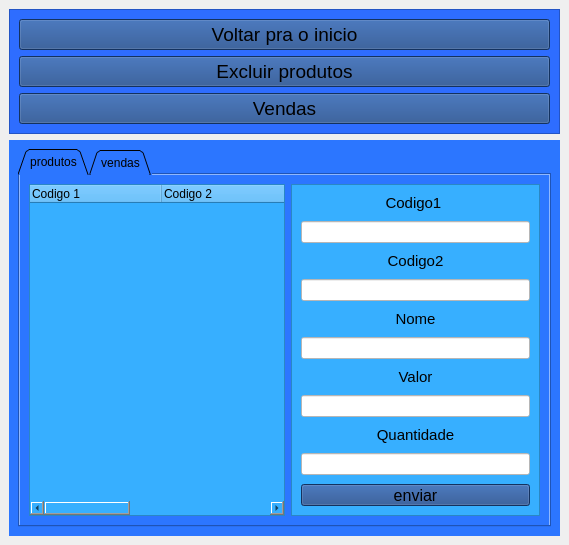
<?xml version="1.0" encoding="UTF-8"?>
<ui version="4.0">
 <class>MainWindow</class>
 <widget class="QMainWindow" name="MainWindow">
  <property name="geometry">
   <rect>
    <x>0</x>
    <y>0</y>
    <width>569</width>
    <height>526</height>
   </rect>
  </property>
  <property name="windowTitle">
   <string>Estoque</string>
  </property>
  <widget class="QWidget" name="centralwidget">
   <layout class="QVBoxLayout" name="verticalLayout">
    <item>
     <widget class="QFrame" name="nav_bar">
      <property name="styleSheet">
       <string notr="true">background-color: rgb(46, 109, 255); </string>
      </property>
      <property name="frameShape">
       <enum>QFrame::StyledPanel</enum>
      </property>
      <property name="frameShadow">
       <enum>QFrame::Raised</enum>
      </property>
      <layout class="QVBoxLayout" name="verticalLayout_2">
       <item>
        <widget class="QPushButton" name="inicio">
         <property name="font">
          <font>
           <pointsize>14</pointsize>
          </font>
         </property>
         <property name="styleSheet">
          <string notr="true">background-color: rgb(27, 70, 135);</string>
         </property>
         <property name="text">
          <string>Voltar pra o inicio</string>
         </property>
        </widget>
       </item>
       <item>
        <widget class="QPushButton" name="excluir_produtos">
         <property name="minimumSize">
          <size>
           <width>0</width>
           <height>0</height>
          </size>
         </property>
         <property name="maximumSize">
          <size>
           <width>16777215</width>
           <height>16777215</height>
          </size>
         </property>
         <property name="font">
          <font>
           <pointsize>14</pointsize>
          </font>
         </property>
         <property name="styleSheet">
          <string notr="true">background-color: rgb(27, 70, 135);</string>
         </property>
         <property name="text">
          <string>Excluir produtos</string>
         </property>
         <property name="iconSize">
          <size>
           <width>16</width>
           <height>16</height>
          </size>
         </property>
        </widget>
       </item>
       <item>
        <widget class="QPushButton" name="button_vendas">
         <property name="font">
          <font>
           <pointsize>14</pointsize>
          </font>
         </property>
         <property name="styleSheet">
          <string notr="true">background-color: rgb(27, 70, 135);</string>
         </property>
         <property name="text">
          <string>Vendas</string>
         </property>
        </widget>
       </item>
      </layout>
     </widget>
    </item>
    <item>
     <widget class="QStackedWidget" name="displays">
      <property name="styleSheet">
       <string notr="true">

background-color: rgb(44, 118, 255);</string>
      </property>
      <property name="currentIndex">
       <number>0</number>
      </property>
      <widget class="QWidget" name="products">
       <layout class="QHBoxLayout" name="horizontalLayout_3">
        <item>
         <widget class="QTabWidget" name="tabela_de_produtos">
          <property name="enabled">
           <bool>true</bool>
          </property>
          <property name="tabPosition">
           <enum>QTabWidget::North</enum>
          </property>
          <property name="tabShape">
           <enum>QTabWidget::Triangular</enum>
          </property>
          <property name="currentIndex">
           <number>0</number>
          </property>
          <widget class="QWidget" name="produtos">
           <attribute name="title">
            <string>produtos</string>
           </attribute>
           <layout class="QHBoxLayout" name="horizontalLayout_2">
            <item>
             <widget class="QTreeWidget" name="treeWidget">
              <property name="layoutDirection">
               <enum>Qt::LeftToRight</enum>
              </property>
              <property name="styleSheet">
               <string notr="true">background-color: rgb(55, 175, 255);</string>
              </property>
              <attribute name="headerDefaultSectionSize">
               <number>132</number>
              </attribute>
              <column>
               <property name="text">
                <string>Codigo 1</string>
               </property>
              </column>
              <column>
               <property name="text">
                <string>Codigo 2</string>
               </property>
              </column>
              <column>
               <property name="text">
                <string>Nome do Produto</string>
               </property>
              </column>
              <column>
               <property name="text">
                <string>Valor</string>
               </property>
              </column>
              <column>
               <property name="text">
                <string>Quantidade</string>
               </property>
              </column>
             </widget>
            </item>
            <item>
             <widget class="QFrame" name="frame">
              <property name="maximumSize">
               <size>
                <width>250</width>
                <height>16777215</height>
               </size>
              </property>
              <property name="autoFillBackground">
               <bool>false</bool>
              </property>
              <property name="styleSheet">
               <string notr="true">background-color: rgb(55, 175, 255);</string>
              </property>
              <property name="frameShape">
               <enum>QFrame::StyledPanel</enum>
              </property>
              <property name="frameShadow">
               <enum>QFrame::Raised</enum>
              </property>
              <layout class="QVBoxLayout" name="verticalLayout_5">
               <property name="spacing">
                <number>9</number>
               </property>
               <property name="leftMargin">
                <number>9</number>
               </property>
               <item>
                <widget class="QLabel" name="label">
                 <property name="font">
                  <font>
                   <pointsize>11</pointsize>
                  </font>
                 </property>
                 <property name="toolTip">
                  <string>&lt;html&gt;&lt;head/&gt;&lt;body&gt;&lt;p align=&quot;center&quot;&gt;Codigo1&lt;/p&gt;&lt;p align=&quot;center&quot;&gt;&lt;br/&gt;&lt;/p&gt;&lt;/body&gt;&lt;/html&gt;</string>
                 </property>
                 <property name="styleSheet">
                  <string notr="true"/>
                 </property>
                 <property name="frameShadow">
                  <enum>QFrame::Plain</enum>
                 </property>
                 <property name="lineWidth">
                  <number>1</number>
                 </property>
                 <property name="text">
                  <string>Codigo1 </string>
                 </property>
                 <property name="alignment">
                  <set>Qt::AlignCenter</set>
                 </property>
                </widget>
               </item>
               <item>
                <widget class="QLineEdit" name="codigo01">
                 <property name="styleSheet">
                  <string notr="true">background-color: rgb(255, 255, 255);</string>
                 </property>
                </widget>
               </item>
               <item>
                <widget class="QLabel" name="label_2">
                 <property name="font">
                  <font>
                   <pointsize>11</pointsize>
                  </font>
                 </property>
                 <property name="text">
                  <string>Codigo2</string>
                 </property>
                 <property name="alignment">
                  <set>Qt::AlignCenter</set>
                 </property>
                </widget>
               </item>
               <item>
                <widget class="QLineEdit" name="codigo02">
                 <property name="styleSheet">
                  <string notr="true">background-color: rgb(255, 255, 255);</string>
                 </property>
                </widget>
               </item>
               <item>
                <widget class="QLabel" name="label_3">
                 <property name="font">
                  <font>
                   <pointsize>11</pointsize>
                  </font>
                 </property>
                 <property name="text">
                  <string>Nome</string>
                 </property>
                 <property name="alignment">
                  <set>Qt::AlignCenter</set>
                 </property>
                </widget>
               </item>
               <item>
                <widget class="QLineEdit" name="nome">
                 <property name="styleSheet">
                  <string notr="true">background-color: rgb(255, 255, 255);</string>
                 </property>
                </widget>
               </item>
               <item>
                <widget class="QLabel" name="label_4">
                 <property name="font">
                  <font>
                   <pointsize>11</pointsize>
                  </font>
                 </property>
                 <property name="text">
                  <string>Valor</string>
                 </property>
                 <property name="alignment">
                  <set>Qt::AlignCenter</set>
                 </property>
                </widget>
               </item>
               <item>
                <widget class="QLineEdit" name="valor">
                 <property name="styleSheet">
                  <string notr="true">background-color: rgb(255, 255, 255);</string>
                 </property>
                </widget>
               </item>
               <item>
                <widget class="QLabel" name="label_5">
                 <property name="font">
                  <font>
                   <pointsize>11</pointsize>
                  </font>
                 </property>
                 <property name="text">
                  <string>Quantidade</string>
                 </property>
                 <property name="alignment">
                  <set>Qt::AlignCenter</set>
                 </property>
                </widget>
               </item>
               <item>
                <widget class="QLineEdit" name="quantidade">
                 <property name="styleSheet">
                  <string notr="true">background-color: rgb(255, 255, 255);</string>
                 </property>
                </widget>
               </item>
               <item>
                <widget class="QPushButton" name="enviar_buton">
                 <property name="minimumSize">
                  <size>
                   <width>20</width>
                   <height>20</height>
                  </size>
                 </property>
                 <property name="font">
                  <font>
                   <pointsize>12</pointsize>
                  </font>
                 </property>
                 <property name="styleSheet">
                  <string notr="true">background-color: rgb(27, 70, 135);</string>
                 </property>
                 <property name="text">
                  <string>enviar</string>
                 </property>
                </widget>
               </item>
              </layout>
             </widget>
            </item>
           </layout>
          </widget>
          <widget class="QWidget" name="vendas">
           <attribute name="title">
            <string>vendas</string>
           </attribute>
           <layout class="QVBoxLayout" name="verticalLayout_4">
            <property name="spacing">
             <number>0</number>
            </property>
            <property name="leftMargin">
             <number>0</number>
            </property>
            <property name="topMargin">
             <number>0</number>
            </property>
            <property name="rightMargin">
             <number>0</number>
            </property>
            <property name="bottomMargin">
             <number>0</number>
            </property>
            <item>
             <widget class="QTreeWidget" name="tb_vendas">
              <property name="layoutDirection">
               <enum>Qt::LeftToRight</enum>
              </property>
              <property name="styleSheet">
               <string notr="true">background-color: rgb(55, 175, 255);</string>
              </property>
              <attribute name="headerVisible">
               <bool>false</bool>
              </attribute>
              <attribute name="headerCascadingSectionResizes">
               <bool>true</bool>
              </attribute>
              <attribute name="headerDefaultSectionSize">
               <number>132</number>
              </attribute>
              <attribute name="headerHighlightSections">
               <bool>false</bool>
              </attribute>
              <attribute name="headerMinimumSectionSize">
               <number>39</number>
              </attribute>
              <column>
               <property name="text">
                <string>Codigo 1</string>
               </property>
              </column>
              <column>
               <property name="text">
                <string>Codigo 2</string>
               </property>
              </column>
              <column>
               <property name="text">
                <string>Nome do Produto</string>
               </property>
              </column>
              <column>
               <property name="text">
                <string>Valor</string>
               </property>
              </column>
              <column>
               <property name="text">
                <string>Quantidade</string>
               </property>
              </column>
             </widget>
            </item>
           </layout>
          </widget>
         </widget>
        </item>
       </layout>
      </widget>
      <widget class="QWidget" name="adcionar_estoque">
       <layout class="QHBoxLayout" name="horizontalLayout">
        <property name="spacing">
         <number>0</number>
        </property>
        <property name="leftMargin">
         <number>0</number>
        </property>
        <property name="topMargin">
         <number>0</number>
        </property>
        <property name="rightMargin">
         <number>0</number>
        </property>
        <property name="bottomMargin">
         <number>0</number>
        </property>
        <item>
         <widget class="QFrame" name="tela_de_adcao">
          <property name="styleSheet">
           <string notr="true">background-color: rgb(55, 175, 255);</string>
          </property>
          <property name="frameShape">
           <enum>QFrame::StyledPanel</enum>
          </property>
          <property name="frameShadow">
           <enum>QFrame::Raised</enum>
          </property>
         </widget>
        </item>
       </layout>
      </widget>
     </widget>
    </item>
   </layout>
  </widget>
 </widget>
 <resources/>
 <connections/>
</ui>
